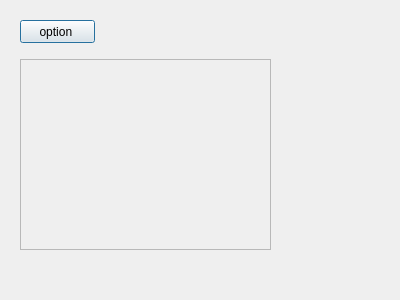
<?xml version="1.0" encoding="UTF-8"?>
<ui version="4.0">
 <class>capture</class>
 <widget class="QDialog" name="capture">
  <property name="geometry">
   <rect>
    <x>0</x>
    <y>0</y>
    <width>400</width>
    <height>300</height>
   </rect>
  </property>
  <property name="windowTitle">
   <string>Dialog</string>
  </property>
  <widget class="QPushButton" name="option_pushButton">
   <property name="geometry">
    <rect>
     <x>20</x>
     <y>20</y>
     <width>75</width>
     <height>23</height>
    </rect>
   </property>
   <property name="text">
    <string>option </string>
   </property>
  </widget>
  <widget class="QScrollArea" name="scrollArea">
   <property name="geometry">
    <rect>
     <x>20</x>
     <y>59</y>
     <width>251</width>
     <height>191</height>
    </rect>
   </property>
   <property name="widgetResizable">
    <bool>true</bool>
   </property>
   <widget class="QWidget" name="scrollAreaWidgetContents">
    <property name="geometry">
     <rect>
      <x>0</x>
      <y>0</y>
      <width>249</width>
      <height>189</height>
     </rect>
    </property>
   </widget>
  </widget>
 </widget>
 <resources/>
 <connections/>
</ui>
